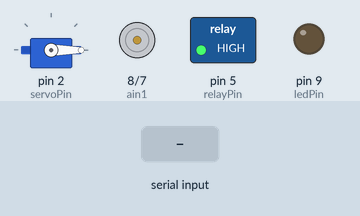
Recording of a sketch running on a simulated Arduino Uno, built with avr-gcc and run on an emulated ATmega328P. Shown: servo, motor-driver pin pairs drawn as motors (green arrow = first pin HIGH = forward, orange = second pin HIGH = backward, longer = more drive, scaled by the enable pin), switched loads named in the sketch (green lamp = pin HIGH), output pins drawn as LEDs (lit = HIGH). Dashed ring = blinking. Inputs (shaded band) come from the test bench.

Above: at 1.2 s.
1.3 s: "1" received over Serial
At 1.55 s:
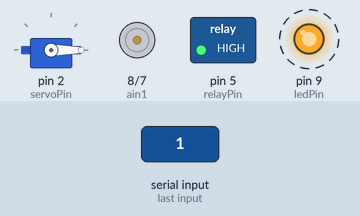
4.3 s: "2" received over Serial
At 5.5 s:
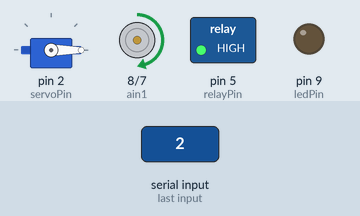
5.8 s: "3" received over Serial
At 7.35 s:
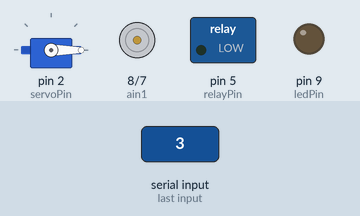
8.8 s: "4" received over Serial
At 10.42 s:
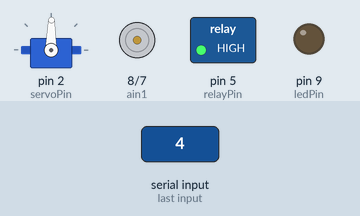
Timing chart, 0 to 12.4 s (numbered marks = the images above; inputs shaded):
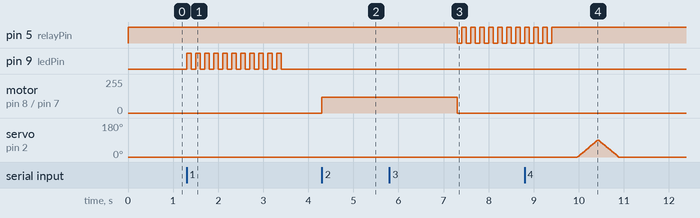

The sketch:

ard.ino
```cpp
#include <Servo.h>
#define ledPin 9
#define relayPin 5
#define servoPin 2
Servo servoMotor;

#define pwma 6
#define ain2 7
#define ain1 8
void setup() {
  Serial.begin(9600);
  pinMode(ledPin,OUTPUT);
  pinMode(relayPin,OUTPUT);
  pinMode(pwma,OUTPUT);
  pinMode(ain1,OUTPUT);
  pinMode(ain2,OUTPUT);
  pinMode(servoPin,OUTPUT);
  servoMotor.attach(servoPin);
  servoMotor.write(-90);
  digitalWrite(relayPin, HIGH);
}

void loop() {
  while (Serial.available() > 0) {
    char command = Serial.read();

    if (command == '1') {
      for(int x=0;x<=10;x++){
        digitalWrite(ledPin, HIGH);
        delay(100);
        digitalWrite(ledPin, LOW);
        delay(100);
      }
    }
    else{
      digitalWrite(ledPin, LOW);
    }

    if (command == '2') {
      digitalWrite(ain1,HIGH);
      digitalWrite(ain2,LOW);
      analogWrite(pwma,120);
      delay(3000);
      digitalWrite(ain1,LOW);
      digitalWrite(ain2,LOW);
      analogWrite(pwma,0);
    }
    else{
      digitalWrite(ain1,LOW);
      digitalWrite(ain2,LOW);
      analogWrite(pwma,0);
    }


    if (command == '3') {
      for(int x=0;x<=10;x++){
        digitalWrite(relayPin, LOW);
        delay(100);
        digitalWrite(relayPin, HIGH);
        delay(100);
      }
    }
    else{
      digitalWrite(relayPin, HIGH);
    }


    if (command == '4') {
      servoMotor.write(-90);
      for(int x=-90;x<=90;x++){
        servoMotor.write(x);
        delay(5);
      }
      for(int x=90;x>=-90;x--){
        servoMotor.write(x);
        delay(5);
      }
    }
    else{
      servoMotor.write(-90);
    }
}
}
```

Measured:
- after the input at 1.3 s, pin 9 (ledPin): alternates HIGH for 0.10 s and LOW for 0.10 s, 22 changes in all, then stays LOW, starting at once
- after the input at 4.3 s, motor on pin 8 (ain1) / pin 7 (ain2): stopped → forward 120/255 at once
- after the input at 5.8 s, pin 5 (relayPin): alternates HIGH for 0.10 s and LOW for 0.10 s, starting after 1.5 s
- after the input at 8.8 s, servo on pin 2 (servoPin): rises from 0° to 89° in 0.45 s, then falls to 0° in 0.47 s
